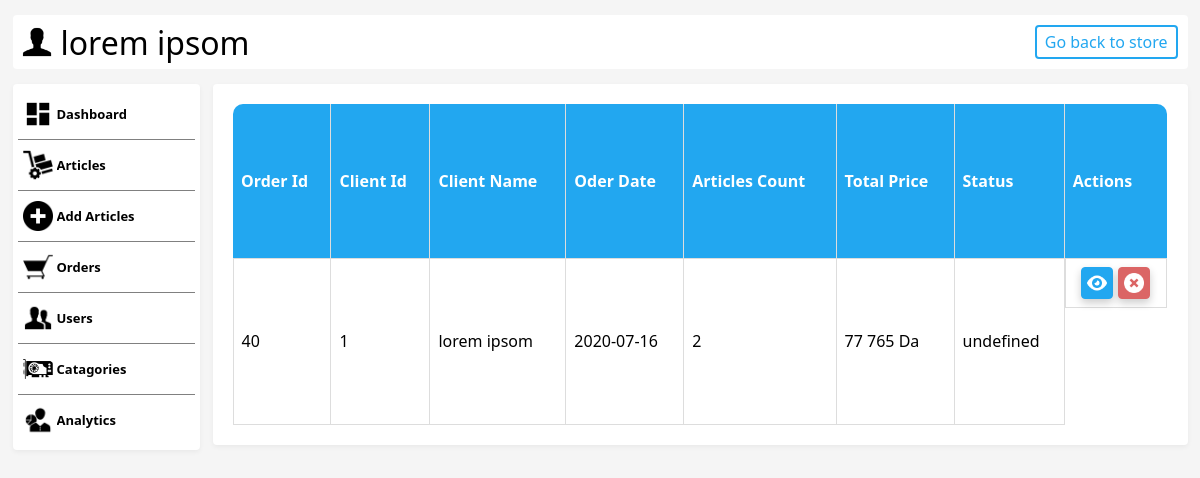
The app's page /admin/orders.php (signed in) with its own data.
### tables this page shows
CREATE TABLE `user` (
  `user_id` int(4) NOT NULL,
  `first_name` varchar(155) NOT NULL,
  `last_name` varchar(155) NOT NULL,
  `email` varchar(155) NOT NULL,
  `password` varchar(100) NOT NULL,
  `address` varchar(155) DEFAULT NULL,
  `phone_number` varchar(155) DEFAULT NULL,
  `birth_date` date DEFAULT NULL
);

CREATE TABLE `order` (
  `cart_id` int(4) NOT NULL,
  `user_id` int(4) NOT NULL,
  `cart_date` date DEFAULT NULL,
  `payment_method` text NOT NULL,
  `shipping_address` text NOT NULL,
  `status` varchar(100) DEFAULT 'undefined'
);

### admin/php/classes/AdminUser.php (called while the page is built, shortened)
<?php
class AdminUser extends User
{
	static function getAllOrder()
	{
		$columns = '`cart_id`, `user_id`, `cart_date`, `status`';
		$result = static::$db->query(
			"SELECT $columns
			 FROM `order`
			 ORDER BY `cart_id` DESC"
		);
		if ($result) {
			$orders = $result->fetchAll();
			foreach ($orders as &$order) {
				$result = static::$db->query(
					"SELECT `price`, `article_quantity`, `current_discount`
					 FROM `cart` JOIN `article`
					 ON `cart`.`article_id` = `article`.`article_id`
					 WHERE `cart`.`cart_id`= {$order['cart_id']}"
				);
				$articles = $result->fetchAll();
				$order['articles_count'] = 0;
				$order['total_price'] = 0;
				foreach ($articles as &$article) {
					if ($article['current_discount'])
						$article_price = $article['price'] - ($article['price'] * $article['current_discount']);
					else
						$article_price = $article['price'];
					$order['total_price']
						+= $article_price * $article['article_quantity'];
					$order['articles_count']
						+= $article['article_quantity'];
				}
				$order['total_price'] += static::$shipping_fee * $order['articles_count'];
				$order['total_price'] = Article::formatPrice($order['total_price']);
				$result = static::$db->query(
					"SELECT `first_name`, `last_name`
					 FROM `user`
					 WHERE `user_id`= {$order['user_id']}"
				);
				$user = $result->fetch();
			}
			return $orders;
		} else {
			die("SQL query fatal error 😕 " . $result);
		}
	}
}

### admin/php/autoload.php (called while the page is built, shortened)
<?php
spl_autoload_register(function ($classnames) {
	$namespace = 'App\\';
	if (strpos($classnames, $namespace) === 0) {
		$noNamespace = str_replace($namespace, '', $classnames);
		$ds = DIRECTORY_SEPARATOR;
		$normalizedClassnames = str_replace('\\', $ds, $noNamespace);
		$fullPath =
			__DIR__ . $ds . 'classes' . $ds . $normalizedClassnames . '.php';
		$realpath = realpath($fullPath);
	}
});
require '../php/autoload.php';

### php/autoload.php (called while the page is built, shortened)
<?php
spl_autoload_register(function ($classnames) {
	$namespace = 'App\\';
	if (strpos($classnames, $namespace) === 0) {
		$noNamespace = str_replace($namespace, '', $classnames);
		$ds = DIRECTORY_SEPARATOR;
		$normalizedClassnames = str_replace('\\', $ds, $noNamespace);
		$fullPath =
			__DIR__ . $ds . 'classes' . $ds . $normalizedClassnames . '.php';
		$realpath = realpath($fullPath);
	}
});

### php/classes/Article.php (called while the page is built, shortened)
<?php
class Article
{
	public static function formatPrice($old_price)
	{
		return number_format($old_price, 0, '.', ' ');
	}
}

### php/classes/Database.php (called while the page is built, shortened)
<?php
class Database
{
	private static $db;
	private function __construct()
	{
		$cred = $this->getCredentials();
		try {
			$db = new PDO(
				"mysql:dbname={$cred['database']};host={$cred['host']};charset=utf8",
				$cred['user'],
				$cred['password']
			);
		} catch (PDOException $e) {
			throw new Exception(
				"Database Error: {$e->getMessage()}"
			);
		} catch (Exception $e) {
			throw new Exception(
				"Unexpected Error: {$e->getMessage()}"
			);
		}
		$db->setAttribute($db::ATTR_DEFAULT_FETCH_MODE, $db::FETCH_ASSOC);
		static::$db = $db;
	}
	static function make(): PDO
	{
		return static::$db;
	}
}

### admin/orders.php (the view, shortened to what this page needs)
<?php
require_once 'php/autoload.php';
$orders = AdminUser::getAllOrder();
?>
<!DOCTYPE html>
<html lang="en">
<head>
	<link rel="stylesheet" href="../css/general.css" />
	<link rel="stylesheet" href="css/admin.css" />
	<link rel="stylesheet" href="css/table.css" />
	<link rel="stylesheet" href="css/form.css" />
</head>
<body>
	<?php include('common/header.php') ?>
	<div id="main-container">
		<?php include('common/aside.php') ?>
		<section>
			<table class="list-table">
				<tr>
					<th>Order Id</th>
					<th>Client Id</th>
					<th>Client Name</th>
					<th>Oder Date</th>
					<th>Articles Count</th>
					<th>Total Price</th>
					<th>Status</th>
					<th>Actions</th>
				</tr>
				<?php foreach ($orders as $order) : ?>
					<tr>
						<td><?= $order['cart_id'] ?></td>
						<td><?= $order['user_id'] ?></td>
						<td><?= $order['user_full_name'] ?></td>
						<td><?= $order['cart_date'] ?></td>
						<td><?= $order['articles_count'] ?></td>
						<td><?= $order['total_price'] ?> Da</td>
						<td class="order-status os-<?= $order['status'] ?>"><?= $order['status'] ?></td>
						<td class="list-table-action">
							<a title="View" href="view_order?order_id=<?= $order['cart_id'] ?>" class="styled-btn">
								<img src="img/actions/eye.png">
							</a>
							<button title="Delete" data-id="<?= $order['cart_id'] ?>" data-name="Order N:<?= $order['cart_id'] ?>" class="delete-order styled-btn sb-red">
								<img src="img/actions/delete.png">
							</button>
						</td>
					</tr>
				<?php endforeach ?>
			</table>
		</section>
	</div>
</body>
</html>

### admin/common/header.php (shortened to what this page needs)
<?php
require_once  'php/autoload.php';
?>
<header id="header">
	<div id="header-avatar">
		<img src="../img/connect.png">
		<span>
			<?= $_SESSION['user']->first_name ?> <?= $_SESSION['user']->last_name ?>
		</span>
	</div>
	<a id="header-return" href="../">
		Go back to store
	</a>
</header>

### css/general.css (style rules this page uses)
* { margin: 0px; padding: 0px; box-sizing: border-box; }
body { position: relative; font-family: 'Segoe UI', sans-serif; background: #f5f5f5; --color-1: #fff; --color-2: #22a7f0; --color-3: #0e87c9; --color-4: #0b6a9d; }
#main-container { max-width: 1175px; margin: 0 auto; padding-top: 15px; display: flex; }
a { margin: 0; color: inherit; text-decoration: none; }
button { cursor: pointer; padding: 0; border: none; background: none; }
.styled-btn { display: flex; align-items: center; justify-content: center; padding: 12px; margin: 12px; color: #fff; background-color: var(--color-2); font-weight: 700; font-size: 17px; border: var(--color-2) 1px solid; border-radius: 4px; box-shadow: 0 4px 8px 0 rgba(0, 0, 0, 0.2); transition: color 0.15s ease-in, background-color 0.15s ease-in; }
.sb-red { background-color: #db6565 !important; border: #db6565 1px solid !important; }

### admin/css/admin.css (style rules this page uses)
section { display: flex; flex: 1; padding: 20px; margin-bottom: 20px; border-radius: 4px; box-shadow: 0 2px 5px 0 rgba(0, 0, 0, 0.05); background-color: var(--color-1); }

### admin/css/table.css (style rules this page uses)
.list-table { border-collapse: collapse; width: 100%; }
.list-table td, .list-table th { padding: 8px; }
.list-table td { border: 1px solid #ddd; }
.list-table th:not(:last-child) { border-right: 1px solid #ddd; }
.list-table th:first-child { border-top-left-radius: 10px; }
.list-table th:last-child { border-top-right-radius: 10px; }
.list-table th { padding-top: 12px; padding-bottom: 12px; text-align: left; background-color: var(--color-2); color: white; }
.list-table img { object-fit: scale-down; height: 60px; width: 60px; }
.list-table a { color: var(--color-3); }
.list-table-action { display: flex; align-items: center; justify-content: center; height: 100%; }
.list-table-action button, .list-table-action a { padding: 5px; margin: 0; width: fit-content; width: -moz-fit-content; height: fit-content; height: -moz-fit-content; }
.list-table-action *:not(:last-child) { margin-right: 5px; }
.list-table-action img { height: 20px; width: 20px; }

### admin/common/header.php (style rules this page uses)
#header { display: flex; justify-content: space-between; max-width: 1175px; min-width: 760px; margin: 15px auto 0; padding: 5px; background-color: #fff; border-radius: 4px; }
#header-avatar { display: flex; align-items: center; }
#header-avatar img { height: 38px; margin-right: 5px; }
#header-avatar span { font-size: 2rem; font-weight: 300; }
#header-return { padding: 0.25rem 0.5rem; margin: 5px; color: var(--color-2); border: 2px solid var(--color-2); border-radius: 4px; font-weight: 500; transition: background-color 0.3s ease; }

### records on screen
user: first_name "lorem", last_name "ipsom"
order: cart_id "40", user "1", user_full_name "lorem ipsom", cart_date "2020-07-16", articles_count "2", total_price "77 765", status "undefined"
